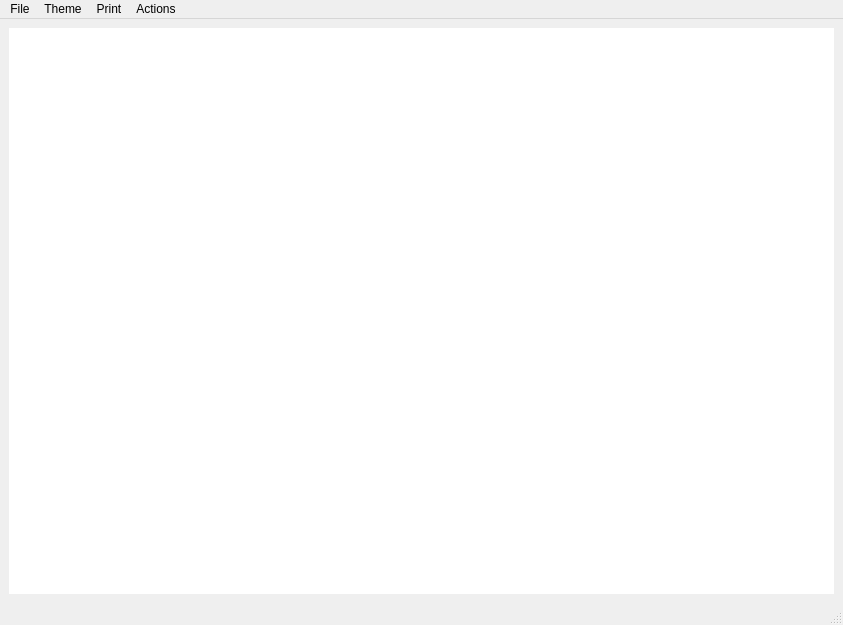
<?xml version="1.0" encoding="UTF-8"?>
<ui version="4.0">
 <class>MainWindow</class>
 <widget class="QMainWindow" name="MainWindow">
  <property name="geometry">
   <rect>
    <x>0</x>
    <y>0</y>
    <width>843</width>
    <height>625</height>
   </rect>
  </property>
  <property name="windowTitle">
   <string>MainWindow</string>
  </property>
  <property name="styleSheet">
   <string notr="true"/>
  </property>
  <widget class="QWidget" name="centralwidget">
   <layout class="QGridLayout" name="gridLayout">
    <item row="0" column="0">
     <widget class="QPlainTextEdit" name="plainTextEdit">
      <property name="styleSheet">
       <string notr="true">border-radius: 15px;</string>
      </property>
     </widget>
    </item>
   </layout>
  </widget>
  <widget class="QMenuBar" name="menubar">
   <property name="geometry">
    <rect>
     <x>0</x>
     <y>0</y>
     <width>843</width>
     <height>30</height>
    </rect>
   </property>
   <widget class="QMenu" name="menuFile">
    <property name="title">
     <string>File</string>
    </property>
    <addaction name="actionSave"/>
   </widget>
   <widget class="QMenu" name="menuTheme">
    <property name="title">
     <string>Theme</string>
    </property>
    <addaction name="actionLight"/>
    <addaction name="actionDark"/>
   </widget>
   <widget class="QMenu" name="menuPrint">
    <property name="title">
     <string>Print</string>
    </property>
   </widget>
   <widget class="QMenu" name="menuActions">
    <property name="title">
     <string>Actions</string>
    </property>
    <addaction name="actionundo"/>
    <addaction name="actionredo"/>
   </widget>
   <addaction name="menuFile"/>
   <addaction name="menuTheme"/>
   <addaction name="menuPrint"/>
   <addaction name="menuActions"/>
  </widget>
  <widget class="QStatusBar" name="statusbar"/>
  <action name="actionSave">
   <property name="text">
    <string>Save</string>
   </property>
  </action>
  <action name="actionLight">
   <property name="text">
    <string>Light</string>
   </property>
  </action>
  <action name="actionDark">
   <property name="text">
    <string>Dark</string>
   </property>
  </action>
  <action name="actionTheNaserov">
   <property name="text">
    <string>TheNaserov</string>
   </property>
  </action>
  <action name="actionundo">
   <property name="text">
    <string>undo</string>
   </property>
  </action>
  <action name="actionredo">
   <property name="text">
    <string>redo</string>
   </property>
  </action>
 </widget>
 <resources/>
 <connections/>
</ui>
